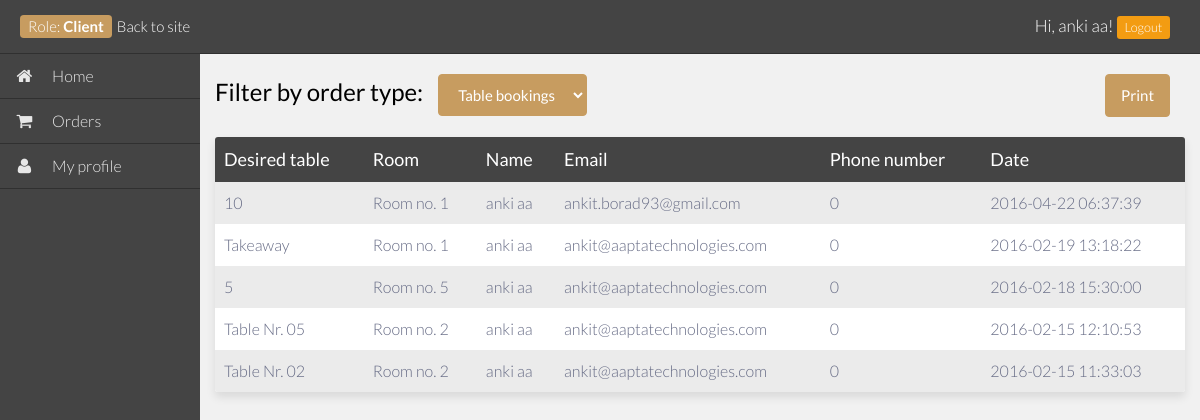
Page /backend/parts/list-orders.php (signed in) on the committed database.
### tables this page shows
CREATE TABLE IF NOT EXISTS `users` (
  `user_id` int(10) NOT NULL AUTO_INCREMENT,
  `user_role` varchar(100) NOT NULL,
  `user_name` varchar(100) NOT NULL,
  `user_nice_name` varchar(250) NOT NULL,
  `user_password` varchar(100) NOT NULL,
  `user_email` varchar(50) DEFAULT NULL,
  `user_delivery_address` varchar(200) DEFAULT NULL,
  `user_phone` int(14) NOT NULL,
  `user_since` timestamp NOT NULL DEFAULT CURRENT_TIMESTAMP ON UPDATE CURRENT_TIMESTAMP,
  PRIMARY KEY (`user_id`)
);

CREATE TABLE IF NOT EXISTS `orders` (
  `order_id` int(10) NOT NULL AUTO_INCREMENT,
  `order_payment_method` varchar(50) DEFAULT NULL,
  `order_paypal_default` varchar(50) DEFAULT NULL,
  `booktable_tables` varchar(500) NOT NULL,
  `booktable_room` varchar(55) DEFAULT NULL,
  `order_type` varchar(50) NOT NULL,
  `order_comments` varchar(500) DEFAULT NULL,
  `order_catering_products` varchar(500) NOT NULL,
  `order_address` varchar(100) NOT NULL,
  `order_value` varchar(100) NOT NULL,
  `order_user_name` varchar(100) NOT NULL,
  `order_user_email` varchar(100) NOT NULL,
  `order_user_phone` int(14) NOT NULL,
  `order_date` timestamp NOT NULL DEFAULT CURRENT_TIMESTAMP ON UPDATE CURRENT_TIMESTAMP,
  `book_date_out` varchar(50) NOT NULL,
  PRIMARY KEY (`order_id`)
);

### backend/parts/list-orders.php (the view, shortened to what the rows shown need)
<?php
require_once('../../configuration.php');
require_once('../../system/languages.php');
?>
<!DOCTYPE html>
<html lang="en-US">
    <head>
        <?php require('../head.php'); ?>
    </head>
    <body class="backend row index-list-orders">
        <?php
        if (loggedIn()) {
            $query = mysqli_query($con, "SELECT * FROM users WHERE user_name = '" . $_SESSION['user_name'] . "' LIMIT 1") or trigger_error("Query Failed: " . mysqli_error($con));
            $query2 = mysqli_fetch_array($query);
            if ($query2['user_role'] == 'Administrator') {
                ?>
                <header class="row loggedin">
                    <div class="">
                        <div class="col-md-6">
                            <span class="label label-success pull-left">
                                <?php if ($query2['user_role'] == 'Administrator') { ?>
                                    <?php echo $lang['role']; ?><strong>Administrator</strong>
                                <?php } ?>
                            </span>
                            <div class="pull-left">
                                <a title="<?php echo $lang['back_into_the_site']; ?>" href="<?php echo $CONF['installation_path']; ?>">
                                    <?php echo $lang['back_into_the_site']; ?>
                                </a>
                            </div>
                        </div>
                        <div class="col-md-6"><p class="pull-right"><?php echo $lang['cp_login_hello'] . $query2['user_nice_name']; ?>! <a href="<?php echo $CONF['installation_path']; ?>backend/login.php?action=logout"><span class="label label-warning"><?php echo $lang['log_out']; ?></span></a></p></div>
                    </div>
                </header>
            <?php } else if ($query2['user_role'] == 'Client') { ?>
                <header class="row loggedin">
                    <div class="">
                        <div class="col-md-6">
                            <span class="label label-success pull-left">
                                <?php echo $lang['role']; ?><strong>Client</strong>
                            </span>
                            <div class="pull-left">
                                <a title="<?php echo $lang['back_into_the_site']; ?>" href="<?php echo $CONF['installation_path']; ?>">
                                    <?php echo $lang['back_into_the_site']; ?>
                                </a>
                            </div>
                        </div>
                        <div class="col-md-6"><p class="pull-right"><?php echo $lang['cp_login_hello'] . $query2['user_nice_name']; ?>! <a href="<?php echo $CONF['installation_path']; ?>backend/login.php?action=logout"><span class="label label-warning"><?php echo $lang['log_out']; ?></span></a></p></div>
                    </div>
                </header>
                <div class="page-content">
                <?php } ?>
                <div class="col-md-10 v2-page-content" id="print_section">
                    <div class="row">
                        <div class="col-md-12">
                            <div class="menu-list top-area">
                                <div class="show_order_type no-print">
                                    <h2 class="pull-left select_order_type"><?php echo $lang['cp_order_filter']; ?></h2>
                                </div>
                            </div>
                            <?php if ($query2['user_role'] == 'Administrator') { ?>
                                <table class="menu-list-table middle-area table-fill bookatable_orders">
                                    <thead>
                                        <tr>
                                            <th><?php echo $lang['cp_order_type']; ?></th>
                                            <th>Payment method</th>
                                            <th>Payment status</th>
                                            <th><?php echo $lang['cp_order_foods_list']; ?></th>
                                            <th><?php echo $lang['Order_comments']; ?></th>
                                            <th><?php echo $lang['cp_order_address']; ?></th>
                                            <th><?php echo $lang['cp_order_value']; ?></th>
                                            <th><?php echo $lang['cp_table_name']; ?></th>
                                            <th><?php echo $lang['Email']; ?></th>
                                            <th><?php echo $lang['Phone_number']; ?></th>
                                            <th><?php echo $lang['Date']; ?></th>
                                        </tr>
                                    </thead>
                                    <tbody class="table-hover">
                                        <?php
                                        $query_orders = mysqli_query($con, "SELECT * FROM orders WHERE order_type='Catering' ORDER BY `order_date` DESC LIMIT 0 , 25") or trigger_error("Query Failed: " . mysqli_error($con));
                                        while ($query_userlist2 = mysqli_fetch_array($query_orders)) {
                                            ?>
                                            <tr>
                                                <td><?php echo $query_userlist2['order_type']; ?></td>
                                                <td><?php echo $query_userlist2['order_payment_method']; ?></td>
                                                <td><?php echo $query_userlist2['order_paypal_default']; ?></td>
                                                <td><?php echo $query_userlist2['order_catering_products']; ?></td>
                                                <td><?php echo $query_userlist2['order_comments']; ?></td>
                                                <td><?php echo $query_userlist2['order_address']; ?></td>
                                                <td><?php echo $query_userlist2['order_value'] . $lang['Base_currency']; ?></td>
                                                <td><?php echo $query_userlist2['order_user_name']; ?></td>
                                                <td><?php echo $query_userlist2['order_user_email']; ?></td>
                                                <td><?php echo $query_userlist2['order_user_phone']; ?></td>
                                                <td><?php echo $query_userlist2['order_date']; ?></td>
                                            </tr>
                                        <?php } ?>
                                    </tbody>
                                </table>
                                <table class="menu-list-table middle-area table-fill catering_orders">
                                    <thead>
                                        <tr>
                                            <th class="no-print"><?php echo $lang['cp_order_type']; ?></th>
                                            <th><?php echo $lang['room']; ?></th>
                                            <th><?php echo $lang['cp_order_tables']; ?></th>
                                            <th class="no-print"><?php echo $lang['cp_table_name']; ?></th>
                                            <th><?php echo $lang['Email']; ?></th>
                                            <th><?php echo $lang['Phone_number']; ?></th>
                                            <th><?php echo $lang['Date']; ?></th>
                                        </tr>
                                    </thead>
                                    <tbody class="table-hover">
                                        <?php
                                        $query_orders = mysqli_query($con, "SELECT * FROM orders WHERE order_type='BookATable' ORDER BY `order_date` DESC LIMIT 0 , 25") or trigger_error("Query Failed: " . mysqli_error($con));
                                        while ($query_userlist2 = mysqli_fetch_array($query_orders)) {
                                            ?>
                                            <tr>
                                                <td class="no-print"><?php echo $query_userlist2['order_type']; ?></td>
                                                <td><?php echo $lang['room_nr'] . $query_userlist2['booktable_room']; ?></td>
                                                <td class="no-print"><?php echo $query_userlist2['booktable_tables']; ?></td>
                                                <td><?php echo $query_userlist2['order_user_name']; ?></td>
                                                <td><?php echo $query_userlist2['order_user_email']; ?></td>
                                                <td><?php echo $query_userlist2['order_user_phone']; ?></td>
                                                <td><?php echo $query_userlist2['order_date']; ?></td>
                                            </tr>
                                        <?php } ?>
                                    </tbody>
                                </table>
                            <?php } else if ($query2['user_role'] == 'Client') { ?>
                                <table class="menu-list-table middle-area table-fill catering_orders">
                                    <thead>
                                        <tr>
                                            <th><?php echo $lang['cp_order_tables']; ?></th>
                                            <th><?php echo $lang['room']; ?></th>
                                            <th><?php echo $lang['cp_table_name']; ?></th>
                                            <th><?php echo $lang['Email']; ?></th>
                                            <th><?php echo $lang['Phone_number']; ?></th>
                                            <th><?php echo $lang['Date']; ?></th>
                                        </tr>
                                    </thead>
                                    <tbody class="table-hover">
                                        <?php
                                        $query_orders_by_user = mysqli_query($con, "SELECT * FROM orders WHERE order_type='BookATable' AND order_user_name = '$query2[user_nice_name]' ORDER BY `order_date` DESC LIMIT 0 , 25") or trigger_error("Query Failed: " . mysqli_error($con));
                                        while ($query_orders_by_users = mysqli_fetch_array($query_orders_by_user)) {
                                            ?>
                                            <tr>
                                                <td><?php echo $query_orders_by_users['booktable_tables']; ?></td>
                                                <td><?php echo $lang['room_nr'] . $query_orders_by_users['booktable_room']; ?></td>
                                                <td><?php echo $query_orders_by_users['order_user_name']; ?></td>
                                                <td><?php echo $query_orders_by_users['order_user_email']; ?></td>
                                                <td><?php echo $query_orders_by_users['order_user_phone']; ?></td>
                                                <td><?php echo $query_orders_by_users['order_date']; ?></td>
                                            </tr>
                                        <?php } ?>
                                    </tbody>
                                </table>
                            </div>
                        </div>
                    </div>
                <?php } ?>
            <?php } else { ?>
                <script>window.location.replace("<?php echo $CONF['installation_path'] . 'backend/'; ?>");</script>
            <?php } ?>
    </body>
</html>

### rows in the picture
users: user_nice_name "anki aa"
orders: booktable_tables "10", booktable_room "1", order_user_name "anki aa", order_user_email "ankit.borad93@gmail.com", order_user_phone "0", order_date "2016-04-22 06:37:39"
orders: booktable_tables "Takeaway", booktable_room "1", order_user_name "anki aa", order_user_email "ankit@aaptatechnologies.com", order_user_phone "0", order_date "2016-02-19 13:18:22"
orders: booktable_tables "5", booktable_room "5", order_user_name "anki aa", order_user_email "ankit@aaptatechnologies.com", order_user_phone "0", order_date "2016-02-18 15:30:00"
orders: booktable_tables "Table Nr. 05", booktable_room "2", order_user_name "anki aa", order_user_email "ankit@aaptatechnologies.com", order_user_phone "0", order_date "2016-02-15 12:10:53"
orders: booktable_tables "Table Nr. 02", booktable_room "2", order_user_name "anki aa", order_user_email "ankit@aaptatechnologies.com", order_user_phone "0", order_date "2016-02-15 11:33:03"

### other values in the picture
$lang['role'] "Role:"
$lang['back_into_the_site'] "Back to site"
$lang['cp_login_hello'] "Hi,"
$lang['log_out'] "Logout"
$lang['HOMEPAGE_TITLE'] "Home"
$lang['orders'] "Orders"
$lang['my_profile'] "My profile"
$lang['cp_order_filter'] "Filter by order type:"
$lang['cp_order_tables'] "Desired table"
$lang['room'] "Room"
$lang['cp_table_name'] "Name"
$lang['Email'] "Email"
$lang['Phone_number'] "Phone number"
$lang['Date'] "Date"
form field value "Table bookings"
